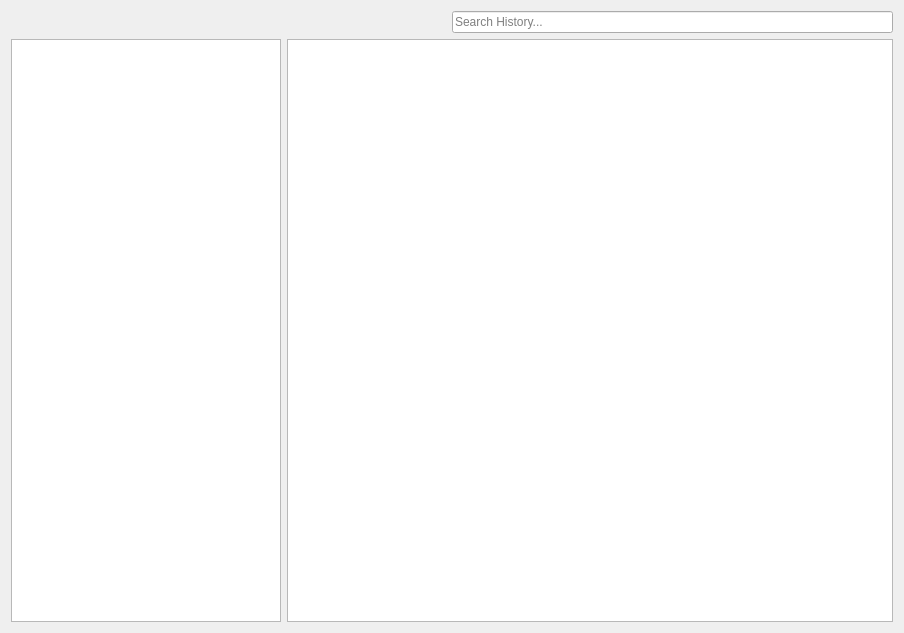
<?xml version="1.0" encoding="UTF-8"?>
<ui version="4.0">
 <class>HistoryWidget</class>
 <widget class="QWidget" name="HistoryWidget">
  <property name="geometry">
   <rect>
    <x>0</x>
    <y>0</y>
    <width>904</width>
    <height>633</height>
   </rect>
  </property>
  <property name="windowTitle">
   <string>View History</string>
  </property>
  <property name="windowIcon">
   <iconset resource="../application.qrc">
    <normaloff>:/logo.png</normaloff>:/logo.png</iconset>
  </property>
  <layout class="QVBoxLayout" name="verticalLayout">
   <item>
    <layout class="QHBoxLayout" name="horizontalLayoutControls">
     <property name="sizeConstraint">
      <enum>QLayout::SetMinimumSize</enum>
     </property>
     <item>
      <spacer name="horizontalSpacer">
       <property name="orientation">
        <enum>Qt::Horizontal</enum>
       </property>
       <property name="sizeHint" stdset="0">
        <size>
         <width>40</width>
         <height>20</height>
        </size>
       </property>
      </spacer>
     </item>
     <item>
      <widget class="QLineEdit" name="lineEditSearch">
       <property name="placeholderText">
        <string>Search History...</string>
       </property>
       <property name="clearButtonEnabled">
        <bool>true</bool>
       </property>
      </widget>
     </item>
    </layout>
   </item>
   <item>
    <layout class="QHBoxLayout" name="horizontalLayoutContent">
     <property name="sizeConstraint">
      <enum>QLayout::SetMaximumSize</enum>
     </property>
     <item>
      <widget class="QListWidget" name="listWidgetCriteria">
       <property name="maximumSize">
        <size>
         <width>270</width>
         <height>16777215</height>
        </size>
       </property>
       <property name="editTriggers">
        <set>QAbstractItemView::NoEditTriggers</set>
       </property>
       <property name="iconSize">
        <size>
         <width>0</width>
         <height>0</height>
        </size>
       </property>
       <property name="viewMode">
        <enum>QListView::ListMode</enum>
       </property>
      </widget>
     </item>
     <item>
      <widget class="QTableView" name="tableView">
       <property name="minimumSize">
        <size>
         <width>0</width>
         <height>0</height>
        </size>
       </property>
       <property name="dragEnabled">
        <bool>true</bool>
       </property>
       <property name="dragDropOverwriteMode">
        <bool>false</bool>
       </property>
       <property name="dragDropMode">
        <enum>QAbstractItemView::InternalMove</enum>
       </property>
       <property name="defaultDropAction">
        <enum>Qt::MoveAction</enum>
       </property>
       <property name="selectionMode">
        <enum>QAbstractItemView::ExtendedSelection</enum>
       </property>
       <property name="selectionBehavior">
        <enum>QAbstractItemView::SelectRows</enum>
       </property>
       <property name="showGrid">
        <bool>false</bool>
       </property>
       <attribute name="verticalHeaderVisible">
        <bool>false</bool>
       </attribute>
      </widget>
     </item>
    </layout>
   </item>
  </layout>
 </widget>
 <resources>
  <include location="../application.qrc"/>
 </resources>
 <connections/>
</ui>
